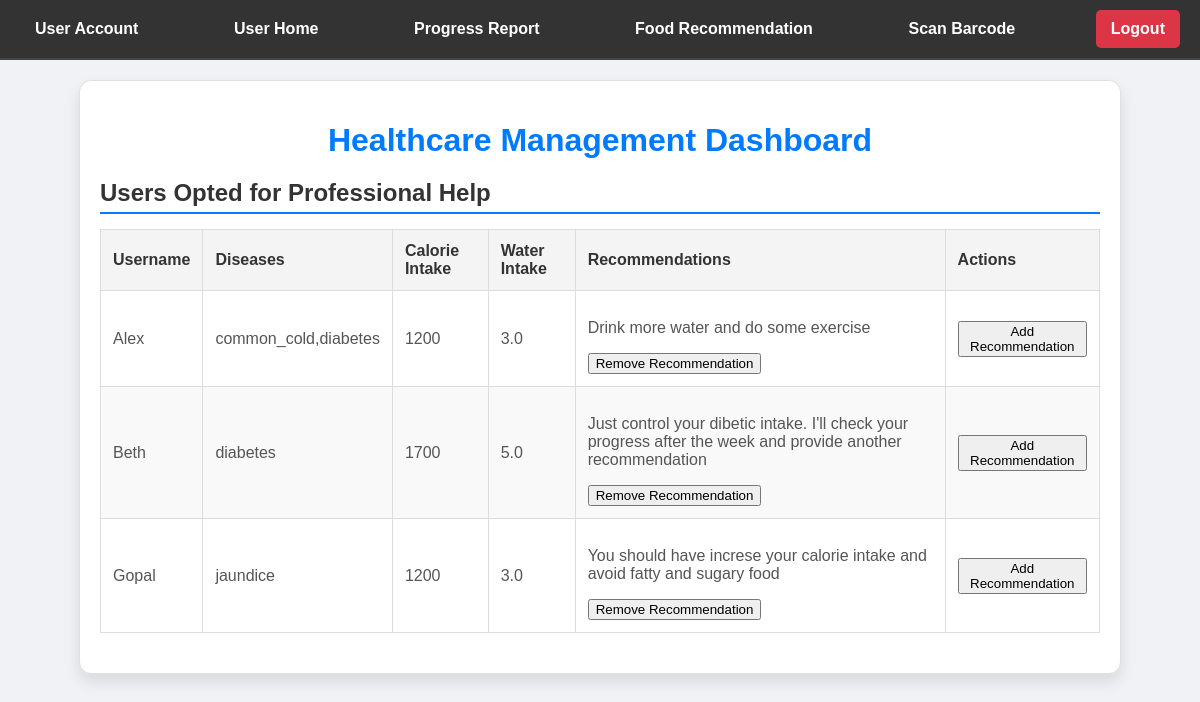
Before: /hmanage (signed in) with the older database file.
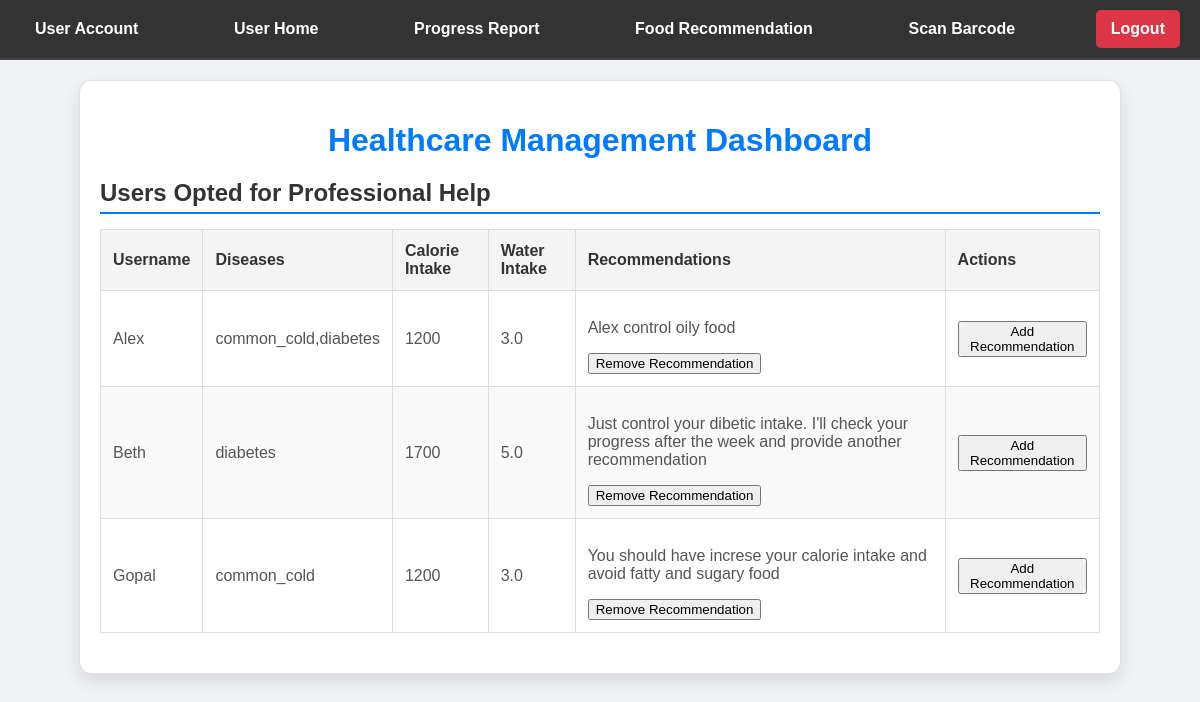
After: the same page with the newer database file.
### tables this page shows
CREATE TABLE users (
            id INTEGER PRIMARY KEY AUTOINCREMENT,
            name TEXT NOT NULL,
            password TEXT NOT NULL,
            diseases TEXT,  -- Comma-separated list of diseases
            professional_help TEXT NOT NULL,  -- 'yes' or 'no'
            calorie_intake INTEGER,
            water_intake REAL,
            user_type TEXT NOT NULL  -- 'normal' or 'healthcare_professional'
        );

### app.py (the view)
@app.route('/hmanage')
def hmanage():
    if 'username' in session:
        conn = connect_db()
        cursor = conn.cursor()
        cursor.execute("""
            SELECT id, name, diseases, calorie_intake, water_intake
            FROM users
            WHERE user_type = 'normal' AND professional_help = 'yes'
        """)
        user_rows = cursor.fetchall()
        users = []
        user_recommendations = {}
        for user_row in user_rows:
            user_id, name, diseases, calorie_intake, water_intake = user_row
            users.append({
                'id': user_id,
                'name': name,
                'diseases': diseases,
                'calorie_intake': calorie_intake,
                'water_intake': water_intake
            })
            cursor.execute('''
                SELECT DISTINCT recommendations
                FROM medical_recommendations
                WHERE user_id = ?
            ''', (user_id,))
            recommendations = cursor.fetchall()
            user_recommendations[user_id] = [rec[0] for rec in recommendations]
        return render_template('hmanage.html', users=users, recommendations=user_recommendations)
    return redirect(url_for('main'))

### db.py (called while the page is built)
def connect_db():
    conn = sqlite3.connect('dietary_management.db')
    return conn

### templates/hmanage.html (shortened to what this page needs)
<!DOCTYPE html>
<html lang="en">
<head>
    <link rel="stylesheet" href="{{ url_for('static', filename='css/styles.css') }}">
</head>
<body>
    <div class="navbar">
        {% if session['user_type'] == 'normal' %}
            <a href="{{ url_for('uaccount') }}">User Account</a>
            <a href="{{ url_for('uhome') }}">User Home</a>
            <a href="{{ url_for('progress_report') }}">Progress Report</a>
            <a href="{{ url_for('food_recommendation') }}">Food Recommendation</a>
        {% elif session['user_type'] == 'healthcare_professional' %}
            <a href="{{ url_for('haccount') }}">Healthcare Account</a>
            <a href="{{ url_for('hhome') }}">Healthcare Home</a>
            <a href="{{ url_for('hmanage') }}">Professional Advice</a>
        {% endif %}
        <a href="{{ url_for('scan_barcode') }}">Scan Barcode</a>
        <a class="logout" href="{{ url_for('logout') }}">Logout</a>
    </div>
    <div class="manage-container">
        <h1>Healthcare Management Dashboard</h1>
        <h2>Users Opted for Professional Help</h2>
        <table border="1">
            <thead>
                <tr>
                    <th>Username</th>
                    <th>Diseases</th>
                    <th>Calorie Intake</th>
                    <th>Water Intake</th>
                    <th>Recommendations</th>
                    <th>Actions</th>
                </tr>
            </thead>
            <tbody>
                {% for user in users %}
                <tr>
                    <td>{{ user.name }}</td>
                    <td>{{ user.diseases }}</td>
                    <td>{{ user.calorie_intake }}</td>
                    <td>{{ user.water_intake }}</td>
                    <td>
                        {% set user_recs = recommendations[user.id] %}
                        {% if user_recs %}
                            {% for rec in user_recs %}
                                <div>
                                    <p>{{ rec }}</p>
                                    <button onclick="removeRecommendation({{ user.id }}, '{{ rec }}')">Remove Recommendation</button>
                                </div>
                            {% endfor %}
                        {% else %}
                            No recommendations available
                        {% endif %}
                    </td>
                    <td>
                        <button onclick="showEditForm({{ user.id }})">Add Recommendation</button>
                    </td>
                </tr>
                {% endfor %}
            </tbody>
        </table>
    </div>
</body>
</html>

### static/css/styles.css (style rules this page uses)
body { font-family: Arial, sans-serif; background-image: url('https://img.freepik.com/free-vector/healthcare-medical-science-elegant-background_1017-26358.jpg?w=1060&t=st=1723663439~exp=1723664039~hmac=0f446d6db4c523a977004283e4bb4d9255dc144df20a890b39ed1638b7806fac'); background-size: cover; background-position: center; height: 100vh; margin: 0; background-color: #f0f2f5; }
.navbar { display: flex; justify-content: space-between; align-items: center; background-color: #333; padding: 10px 20px; border-bottom: 2px solid #444; color: white; }
.navbar a { color: white; text-decoration: none; padding: 10px 15px; font-size: 16px; font-weight: 600; border-radius: 5px; transition: background-color 0.3s ease, color 0.3s ease; display: block; }
.navbar .logout { background-color: #dc3545; color: white; padding: 10px 15px; border-radius: 5px; }
.report-container table th, table td { padding: 12px; text-align: center; border: 1px solid #ddd; }
.manage-container { max-width: 1000px; margin: 20px auto; padding: 20px; background-color: #ffffff; border: 1px solid #e0e0e0; border-radius: 12px; box-shadow: 0 8px 16px rgba(0, 0, 0, 0.1); }
.manage-container h1 { text-align: center; color: #007bff; font-size: 32px; margin-bottom: 20px; }
.manage-container h2 { color: #333; font-size: 24px; margin-bottom: 15px; border-bottom: 2px solid #007bff; padding-bottom: 5px; font-weight: bold; }
.manage-container table { width: 100%; border-collapse: collapse; margin-bottom: 20px; }
.manage-container table th, table td { padding: 12px; text-align: left; border: 1px solid #ddd; }
.manage-container table th { background-color: #f4f4f4; color: #333; }
.manage-container table td { color: #555; }
.manage-container table tr:nth-child(even) { background-color: #f9f9f9; }

Changed rows visible on the page:
changed users "Gopal": diseases "jaundice" → "common_cold"
Other visible differences:
new list line: "Alex control oily food Remove Recommendation"
list line gone: "Drink more water and do some exercise Remove Recommendation"
